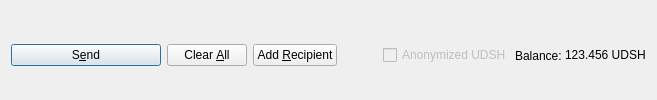
         <widget class="QFrame" name="frame_Send">
          <layout class="QHBoxLayout" name="horizontalLayout">
           <property name="bottomMargin">
            <number>0</number>
           </property>
           <item>
            <widget class="QPushButton" name="sendButton">
             <property name="minimumSize">
              <size>
               <width>150</width>
               <height>0</height>
              </size>
             </property>
             <property name="toolTip">
              <string>Confirm the send action</string>
             </property>
             <property name="text">
              <string>S&amp;end</string>
             </property>
             <property name="icon">
              <iconset resource="../ultradash.qrc">
               <normaloff>:/icons/send</normaloff>:/icons/send</iconset>
             </property>
             <property name="autoDefault">
              <bool>false</bool>
             </property>
             <property name="default">
              <bool>true</bool>
             </property>
            </widget>
           </item>
           <item>
            <widget class="QPushButton" name="clearButton">
             <property name="sizePolicy">
              <sizepolicy hsizetype="Minimum" vsizetype="Fixed">
               <horstretch>0</horstretch>
               <verstretch>0</verstretch>
              </sizepolicy>
             </property>
             <property name="toolTip">
              <string>Clear all fields of the form.</string>
             </property>
             <property name="text">
              <string>Clear &amp;All</string>
             </property>
             <property name="icon">
              <iconset resource="../ultradash.qrc">
               <normaloff>:/icons/remove</normaloff>:/icons/remove</iconset>
             </property>
             <property name="autoDefault">
              <bool>false</bool>
             </property>
            </widget>
           </item>
           <item>
            <widget class="QPushButton" name="addButton">
             <property name="toolTip">
              <string>Send to multiple recipients at once</string>
             </property>
             <property name="text">
              <string>Add &amp;Recipient</string>
             </property>
             <property name="icon">
              <iconset resource="../ultradash.qrc">
               <normaloff>:/icons/add</normaloff>:/icons/add</iconset>
             </property>
             <property name="autoDefault">
              <bool>false</bool>
             </property>
            </widget>
           </item>
           <item>
            <spacer name="horizontalSpacer">
             <property name="orientation">
              <enum>Qt::Horizontal</enum>
             </property>
             <property name="sizeHint" stdset="0">
              <size>
               <width>40</width>
               <height>20</height>
              </size>
             </property>
            </spacer>
           </item>
           <item>
            <layout class="QHBoxLayout" name="horizontalLayout_2">
             <property name="spacing">
              <number>3</number>
             </property>
             <item>
              <widget class="QCheckBox" name="checkzUDSH">
               <property name="enabled">
                <bool>false</bool>
               </property>
               <property name="text">
                <string>Anonymized UDSH</string>
               </property>
              </widget>
             </item>
             <item>
              <widget class="QLabel" name="label">
               <property name="text">
                <string>Balance:</string>
               </property>
              </widget>
             </item>
             <item>
              <widget class="QLabel" name="labelBalance">
               <property name="sizePolicy">
                <sizepolicy hsizetype="Preferred" vsizetype="Fixed">
                 <horstretch>0</horstretch>
                 <verstretch>0</verstretch>
                </sizepolicy>
               </property>
               <property name="cursor">
                <cursorShape>IBeamCursor</cursorShape>
               </property>
               <property name="text">
                <string notr="true">123.456 UDSH</string>
               </property>
               <property name="textInteractionFlags">
                <set>Qt::LinksAccessibleByMouse|Qt::TextSelectableByKeyboard|Qt::TextSelectableByMouse</set>
               </property>
              </widget>
             </item>
            </layout>
           </item>
          </layout>
         </widget>
